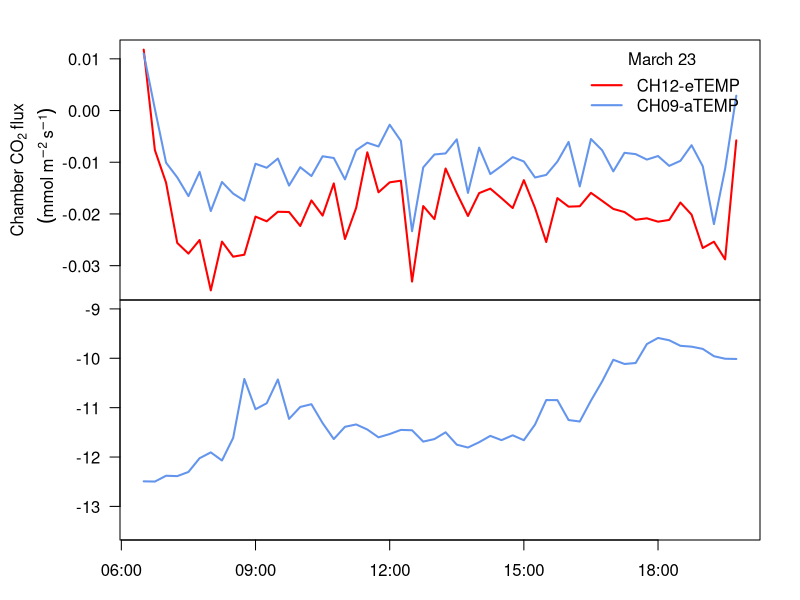

R code for this plot: (Note: this script raises an error after producing the figure.)
# The goal is to time match chaber13C flux dataframes with chamber CO2 data frames

delta_FM <- read.csv("calculated_data/deltaflux_fm.csv")
  delta_FM$datetimeFM <- lubridate::ymd_hms(delta_FM$datetimeFM,tz='UTC')

chamflux_FM <- read.csv("calculated_data/chamflux_fm.csv") 
  chamflux_FM$datetime <- lubridate::ymd_hms(chamflux_FM$datetime,tz='UTC')
  chamflux_FM$date <- as.Date(chamflux_FM$date,tz='UTC')
  chamflux_FM$datetimeFM <- lubridate::ymd_hms(chamflux_FM$datetimeFM,tz='UTC')
  chamflux_FM$chamber <- as.factor(chamflux_FM$chamber)

##try to merge the best we can at 15 min, need unique id
#both dataframes should be formatted at proper 15m interval

###issue is with ref and sample in chamb flux(need to split by reg and sample and make new columns)
##then merge will work

xsicalc_func <- function(xsi_dfr){
  
  xsi_dfr$CO2_total <- (xsi_dfr$CorrConcA_Avg + xsi_dfr$CorrConcB_Avg)/(1-0.00474)
  
  #seperate ref and sample lines for calculations
  xsi_a <- xsi_dfr[xsi_dfr$line=="ref",]
    colnames(xsi_a)[(names(xsi_a) == "Corrdel13C_Avg")] <- "del13_ref"
    colnames(xsi_a)[(names(xsi_a) == "CO2_total")] <- "CO2_total_ref"
  
  xsi_b <- xsi_dfr[xsi_dfr$line=="samp",]
    colnames(xsi_b)[(names(xsi_b) == "Corrdel13C_Avg")] <- "del13_samp"
    colnames(xsi_b)[(names(xsi_b) == "CO2_total")] <- "CO2_total_samp"
  
  #new dfr with xsi, deltadiff, DELTA, and timestamp for matching
  deltadiff<- xsi_b$del13_samp - xsi_a$del13_ref
  xsi <- xsi_b$CO2_total_samp/(xsi_a$CO2_total_ref - xsi_b$CO2_total_samp)
  
  xsi_calc <-data.frame(cbind(deltadiff, xsi))
  xsi_calc$DELTA <- (1000 * xsi_calc$xsi * xsi_calc$deltadiff)/
                        (1000+xsi_b$del13_samp-(xsi_calc$xsi*xsi_calc$deltadiff))
  xsi_calc$datetimeFM <- lubridate::ymd_hms(xsi_a$datetimeFM,tz='UTC')
  xsi_calc$chamber <- as.factor(xsi_a$chamber)
  xsi_calc$id <- xsi_a$id
  xsi_calc$del13_samp <- xsi_b$del13_samp
  
  return(xsi_calc)
}

cham_xsi <- xsicalc_func(delta_FM)

### what is the delta for phloem (just sample?)
### merge this data set with cham flux and calculate gmes canopy
### can add back delta sample to this also to get Aweighted discrimination

#dates wrong for campaign 2

cham_gmes <- merge(cham_xsi, chamflux_FM, by=c("chamber", "id", "datetimeFM"))
  cham_gmes$fluxC_gfm <- with(cham_gmes, FluxCO2*15*60*10^-3*12)
  cham_gmes$fluxCO2_fm <- with(cham_gmes, FluxCO2*15*60*10^-3)
  cham_gmes$fluxCO2_umols <- with(cham_gmes, FluxCO2*10^-3)
  
treatments <- read.csv("data/temp_trt.csv")

cham_gmes2 <- merge(cham_gmes, treatments)

testcham <- cham_gmes2[cham_gmes2$month =="March",]



test1 <- cham_xsi[cham_xsi$id=="1-1" ,]
  test1 <- test1[order(test1$datetimeFM),]
  
test2 <- chamflux_FM[chamflux_FM$id=="1-1",]
  test2 <- test2[order(test2$datetimeFM),]
  
test_merge <- merge(test1, test2, by=c("chamber", "id", "datetimeFM"))
  test_merge$fluxC_gfm <- with(test_merge, FluxCO2*15*60*10^-3*12)
  test_merge$fluxCO2_fm <- with(test_merge, FluxCO2*15*60*10^-3)
  
  test_merge2 <- merge(test_merge, treatments)

# Chamber CO2 flux (mmol/s) 

# mmol/s to 
# ALEAF*15*60*10^-3*12)

#two panel example
  
windows()
png(filename = "flux_example.png", width = 8, height = 6, units = "in", res= 600)
par(cex.axis=1, cex.lab=1,las=1,mgp=c(3,1,0),mfrow=c(2,1)) 

par(mar=c(0,6,2,2))
plot(FluxCO2~datetimeFM,data=testcham[testcham$chamber ==12,], type='l', col="red", lwd=2, xaxt='n',
     ylab=expression(atop(Chamber~CO[2]~flux,~~(m*mol~m^-2~s^-1))))
  points(FluxCO2~datetimeFM,data=testcham[testcham$chamber ==9,], type='l', col="cornflowerblue", lwd=2)
  legend("topright", c("CH12-eTEMP", "CH09-aTEMP"), lty=1, col=c("red", "cornflowerblue"), title="March 23",
         bty='n', inset=.02, lwd=2)
  
par(mar=c(3,6,0,2))
plot(del13_samp~datetimeFM,data=testcham[testcham$chamber ==9,], type='l', col="cornflowerblue", lwd=2, 
     xlab="", ylab=expression(atop(Chamber~flux~sample,~{delta}^13*C~~('\211'))), ylim=c(-13.5, -9))
  points(del13_samp~datetimeFM,data=testcham[testcham$chamber ==12,], type='l', col="red", lwd=2)
  
# dev.copy2pdf(file="flux_example.pdf")
dev.off()
  